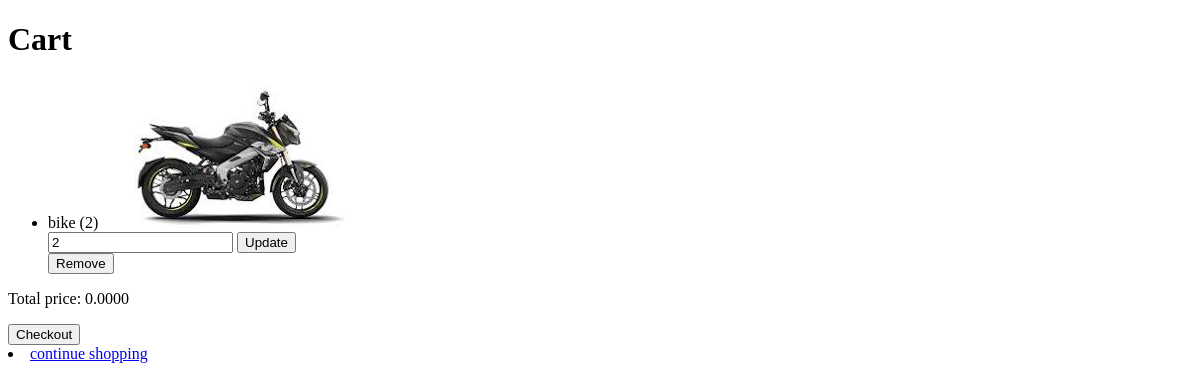
The app's page /cart/ (signed in) with its own data.
### app1/models.py (models this page shows, shortened)
class CartItem(models.Model):
    cart = models.ForeignKey(Cart, on_delete=models.CASCADE)
    product = models.ForeignKey(Product, on_delete=models.CASCADE)
    quantity = models.PositiveIntegerField(default=1)

class Product(models.Model):
    id=models.IntegerField(primary_key=True)
    product_name=models.CharField(max_length=255)
    price=models.DecimalField(max_digits=10,decimal_places=2)
    discount_price=models.IntegerField()
    cat=[('acc','Accessories'),('sports','Sports'),('bag','Bag'),('food','food'),('default','Default')]
    category=models.CharField(max_length=100,choices=cat)
    image=models.ImageField()

class Cart(models.Model):
    user = models.ForeignKey('auth.User', on_delete=models.CASCADE)
    total_price = models.DecimalField(max_digits=10, decimal_places=4, default=0.00)

### app1/views.py (the view)
# urls.py: path('cart/', cart_view, name='cart_view'),
@login_required
def cart_view(request):
    cart, created = Cart.objects.get_or_create(user=request.user)
    cart_items = CartItem.objects.filter(cart=cart)
    total_price = cart.total_price
    return render(request, 'app1/cart.html', {'cart_items': cart_items, 'total_price': total_price})

### app1/templates/app1/cart.html (shortened to what this page needs)
<!DOCTYPE html>
<html>
<body>
    {% load static %}
<link rel="stylesheet" href="{% static 'app1/style2.css' %}">
    <h1>Cart</h1>
    <ul>
        {% for item in cart_items %}
            <li>
                {{ item.product.product_name }} ({{ item.quantity }})
                <img src="{{ item.product.image.url }}" alt="{{ product.product_name }}">
                <form action="{% url 'update_cart' item.id %}" method="post">
                    <input type="number" name="quantity" value="{{ item.quantity }}">
                    <button type="submit">Update</button>
                </form>
                <form action="{% url 'remove_from_cart' item.id %}" method="post">
                    <button type="submit">Remove</button>
                </form>
            </li>
        {% endfor %}
    </ul>
    <p>Total price: {{ total_price }}</p>
    <form action="{% url 'checkout' %}" method="post">
        <button type="submit">Checkout</button>
    </form>
    <li><a href="{% url 'home' %}">continue shopping</a></li>
</body>
</html>

### records on screen
CartItem: product.product_name "bike", quantity "2", product.image (picture)
Cart: total_price "0.0000"
